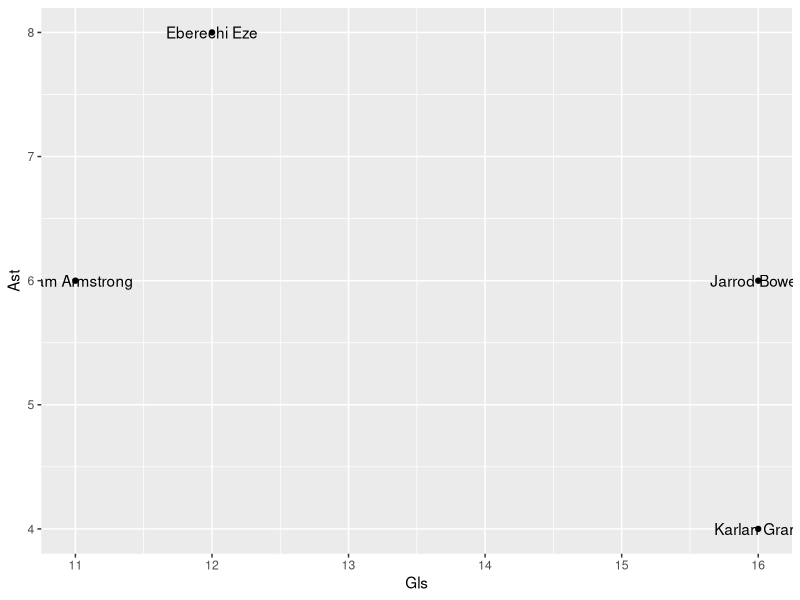

Here is the R script that generated this plot:
library(ggplot2)
library(ggrepel)
champ_top_scorer = read.csv('ChampTopScorers.csv')

champ_top_scorer$Age<23

champ_top_scorer[champ_top_scorer$Age<23,]

install.packages("dplyr")
library("dplyr")

youngenglish = filter(champ_top_scorer, Age<23 & Nation=="ENG")

ggplot(youngenglish, aes(Gls, Ast, label=Player)) +
  geom_point() +
  geom_text()
